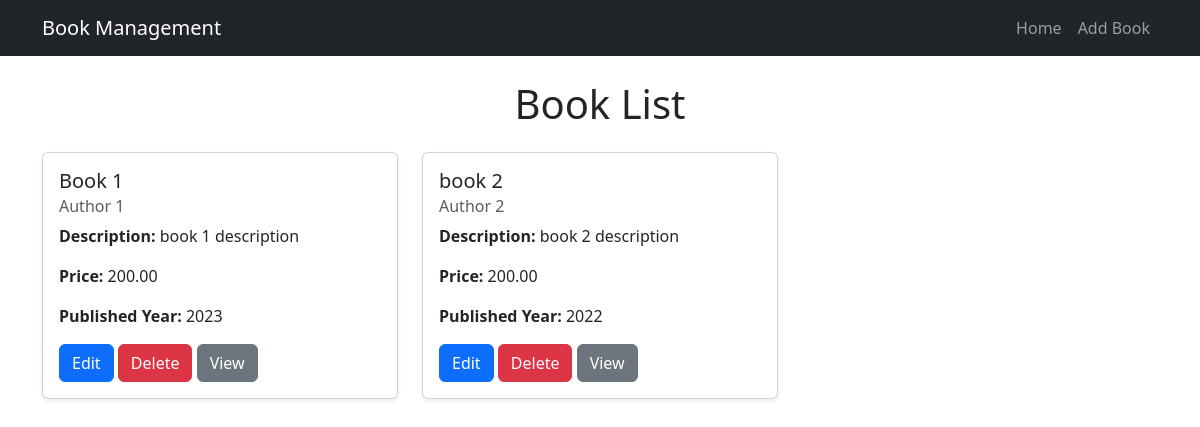
Before: / with the older database file.
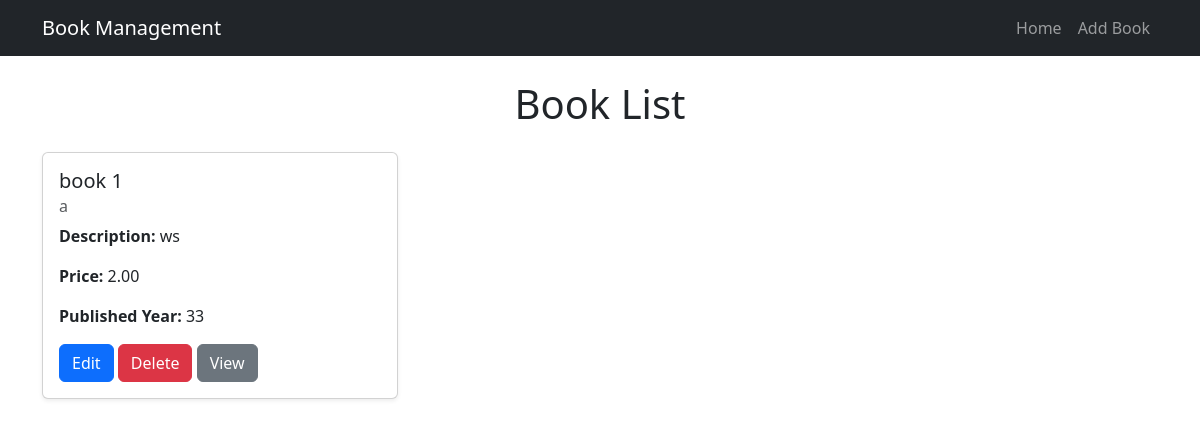
After: the same page with the newer database file.
### books/models.py (models this page shows, shortened)
class Book (models.Model):
    title = models.CharField(max_length=200)
    author = models.CharField(max_length=200)
    price = models.DecimalField(max_digits=10,decimal_places=2)
    description = models.TextField()
    published_year = models.PositiveIntegerField()

### books/views.py (the view)
# urls.py: path('',homepage,name='homepage'),
def homepage(request):
    books = Book.objects.all()
    return render(request,'book_list.html',{'books':books})

### templates/book_list.html
{% extends "base.html" %} {% block title %}Book List{% endblock %} {% block content %}
<h1 class="text-center mb-4">Book List</h1>
<div class="row">
  {% for book in books %}
  <div class="col-md-4 mb-4">
    <div class="card shadow-sm h-100">
      <div class="card-body">
        <h5 class="card-title">{{ book.title }}</h5>
        <h6 class="card-subtitle text-muted mb-2">{{ book.author }}</h6>
        <p class="card-text">
          <strong>Description:</strong>
          {{ book.description|truncatechars:100 }}
        </p>
        <p><strong>Price:</strong> {{book.price}}</p>
        <p><strong>Published Year:</strong> {{ book.published_year }}</p>
        <a href="{% url 'edit_book' book.id %}" class="btn btn-primary">Edit</a>
        <a href="{% url 'delete_book' book.id %}" class="btn btn-danger"
          >Delete</a
        >
        <a href="{% url 'view_book' book.id %}" class="btn btn-secondary"
          >View</a
        >
      </div>
    </div>
  </div>
  {% empty %}
  <p class="text-center">No books available.</p>
  {% endfor %}
</div>
{% endblock %}

### templates/base.html (shortened to what this page needs)
<!DOCTYPE html>
<html lang="en">
<head>
    <link href="https://cdn.jsdelivr.net/npm/bootstrap@5.3.0/dist/css/bootstrap.min.css" rel="stylesheet">
</head>
<body>
    <nav class="navbar navbar-expand-lg navbar-dark bg-dark">
        <div class="container">
            <a class="navbar-brand" href="">Book Management</a>
            <div class="collapse navbar-collapse">
                <ul class="navbar-nav ms-auto">
                    <li class="nav-item">
                        <a class="nav-link" href="{% url 'homepage' %}">Home</a>
                    </li>
                    <li class="nav-item">
                        <a class="nav-link" href="{% url 'add_book' %}">Add Book</a>
                    </li>
                </ul>
            </div>
        </div>
    </nav>
    <div class="container mt-4 ">
        {% block content %}{% endblock %}
    </div>
</body>
</html>

Changed rows visible on the page:
removed Book: title "Book 1", author "Author 1", description "book 1 description", price "200.00", published_year "2023"
removed Book: title "book 2", author "Author 2", description "book 2 description", price "200.00", published_year "2022"
added Book: title "book 1", author "a", description "ws", price "2.00", published_year "33"
